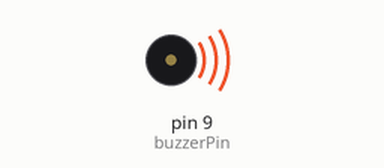
Recording of a sketch running on a simulated Arduino Uno, built with avr-gcc and run on an emulated ATmega328P. On the bench: buzzer (waves = sounding).

Above: at 0.1 s.
At 9.4 s:
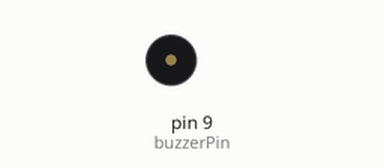
Timing chart, 0 to 10.9 s (numbered marks = the images above):
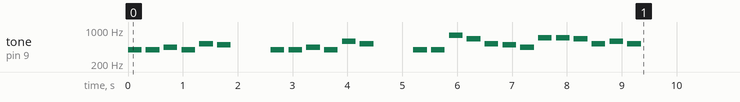

The sketch:

passive_buzer.ino
```cpp
#define NOTE_B0 31
#define NOTE_C1 33
#define NOTE_CS1 35
#define NOTE_D1 37
#define NOTE_DS1 39
#define NOTE_E1 41
#define NOTE_F1 44
#define NOTE_FS1 46
#define NOTE_G1 49
#define NOTE_GS1 52
#define NOTE_A1 55
#define NOTE_AS1 58
#define NOTE_B1 62
#define NOTE_C2 65
#define NOTE_CS2 69
#define NOTE_D2 73
#define NOTE_DS2 78
#define NOTE_E2 82
#define NOTE_F2 87
#define NOTE_FS2 93
#define NOTE_G2 98
#define NOTE_GS2 104
#define NOTE_A2 110
#define NOTE_AS2 117
#define NOTE_B2 123
#define NOTE_C3 131
#define NOTE_CS3 139
#define NOTE_D3 147
#define NOTE_DS3 156
#define NOTE_E3 165
#define NOTE_F3 175
#define NOTE_FS3 185
#define NOTE_G3 196
#define NOTE_GS3 208
#define NOTE_A3 220
#define NOTE_AS3 233
#define NOTE_B3 247
#define NOTE_C4 262
#define NOTE_CS4 277
#define NOTE_D4 294
#define NOTE_DS4 311
#define NOTE_E4 330
#define NOTE_F4 349
#define NOTE_FS4 370
#define NOTE_G4 392
#define NOTE_GS4 415
#define NOTE_A4 440
#define NOTE_AS4 466
#define NOTE_B4 494
#define NOTE_C5 523
#define NOTE_CS5 554
#define NOTE_D5 587
#define NOTE_DS5 622
#define NOTE_E5 659
#define NOTE_F5 698
#define NOTE_FS5 740
#define NOTE_G5 784
#define NOTE_GS5 831
#define NOTE_A5 880
#define NOTE_AS5 932
#define NOTE_B5 988
#define NOTE_C6 1047
#define NOTE_CS6 1109
#define NOTE_D6 1175
#define NOTE_DS6 1245
#define NOTE_E6 1319
#define NOTE_F6 1397
#define NOTE_FS6 1480
#define NOTE_G6 1568
#define NOTE_GS6 1661
#define NOTE_A6 1760
#define NOTE_AS6 1865
#define NOTE_B6 1976
#define NOTE_C7 2093
#define NOTE_CS7 2217
#define NOTE_D7 2349
#define NOTE_DS7 2489
#define NOTE_E7 2637
#define NOTE_F7 2794
#define NOTE_FS7 2960
#define NOTE_G7 3136
#define NOTE_GS7 3322
#define NOTE_A7 3520
#define NOTE_AS7 3729
#define NOTE_B7 3951
#define NOTE_C8 4186
#define NOTE_CS8 4435
#define NOTE_D8 4699
#define NOTE_DS8 4978
#define REST 0
#define NOTE_B0 31
// ... Outras definições de notas ...

int melody[] = {
  NOTE_G4, NOTE_G4, NOTE_A4, NOTE_G4, NOTE_C5, NOTE_B4, REST, NOTE_G4, NOTE_G4, NOTE_A4, NOTE_G4, NOTE_D5, NOTE_C5, REST, NOTE_G4, NOTE_G4, NOTE_G5, NOTE_E5, NOTE_C5, NOTE_B4, NOTE_A4, NOTE_F5, NOTE_F5, NOTE_E5, NOTE_C5, NOTE_D5, NOTE_C5
};

int noteDurations[] = {
  4, 4, 4, 4, 4, 4, 2, 4, 4, 4, 4, 4, 4, 2, 4, 4, 4, 4, 4, 4, 4, 4, 4, 4, 4, 4, 4, 4
};

int buzzerPin = 9; // Pino do buzzer

void setup() {
  pinMode(buzzerPin, OUTPUT);

  for (int i = 0; i < sizeof(melody) / sizeof(melody[0]); i++) {
    int noteDuration = 1000 / noteDurations[i];
    tone(buzzerPin, melody[i], noteDuration);
    int pauseBetweenNotes = noteDuration * 1.30;
    delay(pauseBetweenNotes);
    noTone(buzzerPin); // Desliga o buzzer para criar a ilusão de ajuste de volume
  }
}

void loop() {
  // Nada a fazer no loop
}
```
